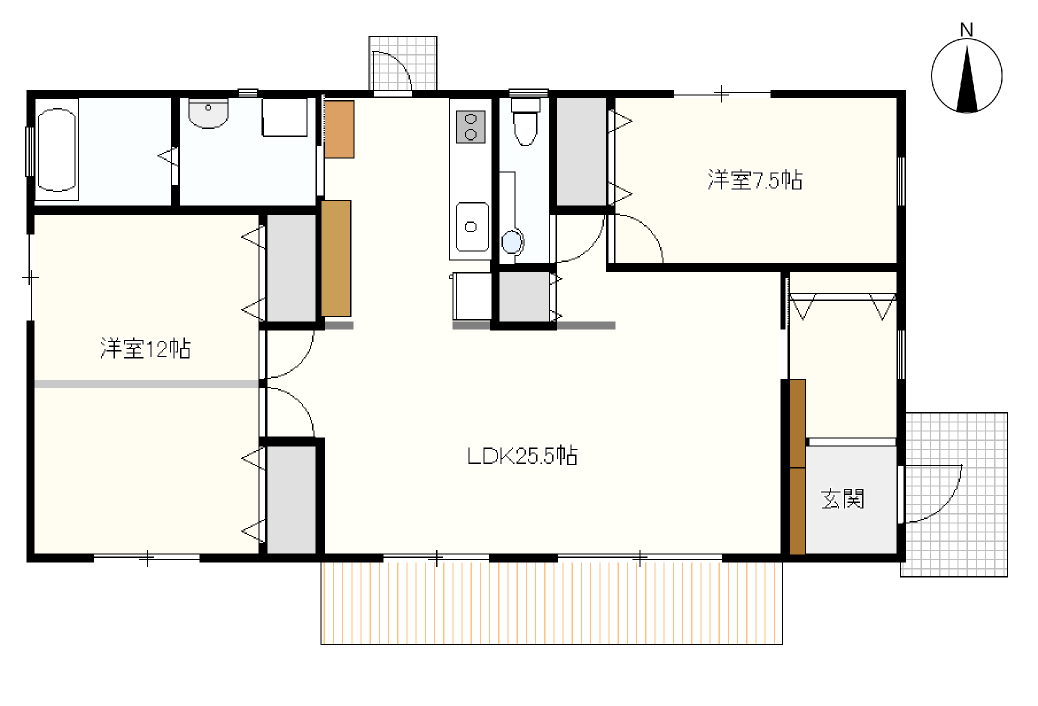
#> input picture original/madori01.jpg, 2076 x 1412 px (shown at 1/2 size)
$ python canny.py
#> lines starting #> are read from the running program, lines starting #| are printed output that depends on the picture; after the words box and inside, x2 and y2 are one past the last pixel; in counts of white or black regions, pixels touching at a corner belong together
#-*- coding:utf-8 -*-
import cv2
import numpy as np

name = "madori01"

# 入力画像を読み込み
img = cv2.imread("./original/" + name + ".jpg")
#> img is the input picture: shape (1412, 2076, 3); mean B, G, R 231.2, 235.6, 237

# グレースケール変換
gray = cv2.cvtColor(img, cv2.COLOR_RGB2GRAY)

# 方法2(OpenCVで実装)
dst = cv2.Canny(gray, 600, 500)
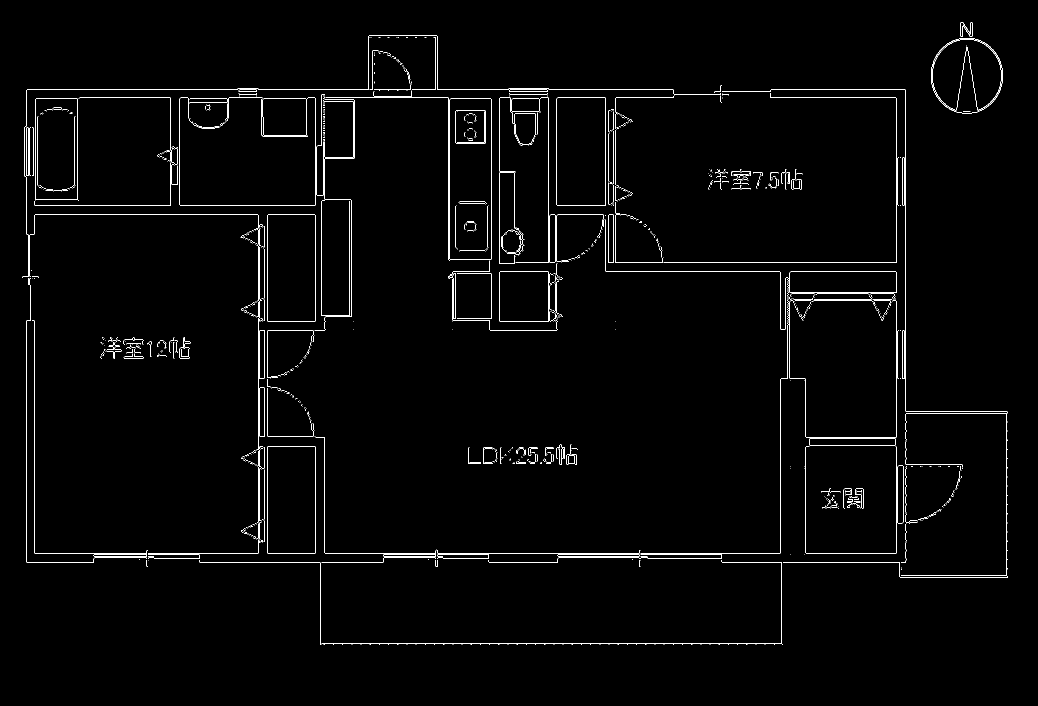
#> dst: shape (1412, 2076) (shown at 1/2 size); 1.5% white in thin lines or dots, all inside (x1, y1, x2, y2) = (44, 44, 2016, 1290)

# 結果を出力
cv2.imwrite("./results/" + name + ".jpg", dst)

$ run again, with original/dymmy.jpg copied over original/madori01.jpg
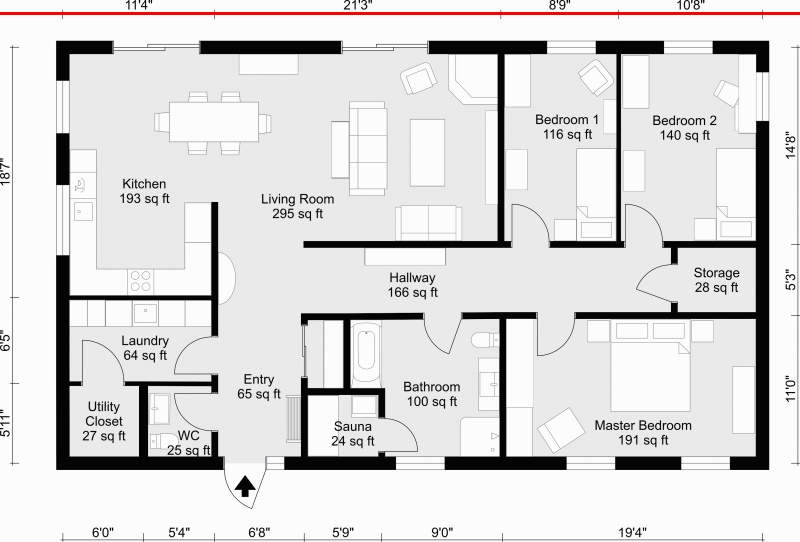
#> input picture original/dymmy.jpg, 800 x 542 px
#> img is the input picture: shape (542, 800, 3); mean B, G, R 218, 218, 219.2
#> `dst = cv2.Canny(gray, 600, 500)`:
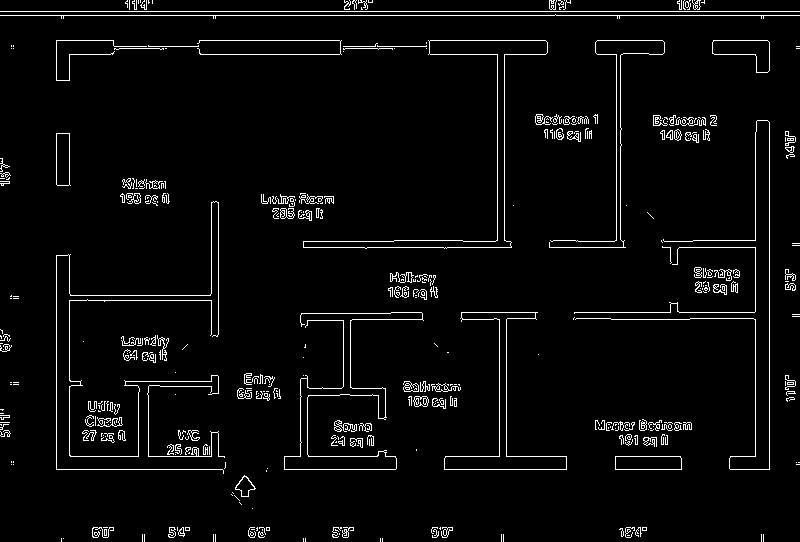
#> dst: shape (542, 800); 3.8% white in thin lines or dots
